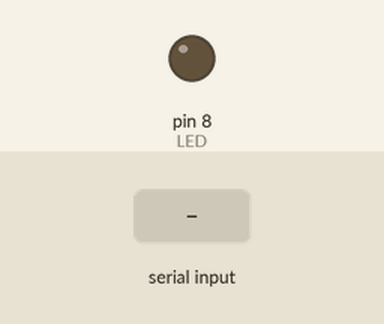
This sketch was run on a simulated Arduino Uno, built with avr-gcc and run on an emulated ATmega328P. Parts: output pins drawn as LEDs (lit = HIGH). The test bench sets the inputs (shaded band).

Above: at 1.2 s.
1.3 s: "H" received over the second serial link
Timing chart, 0 to 4.3 s (numbered marks = the images above; inputs shaded):
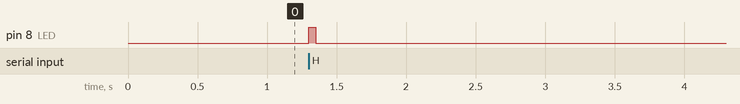

Measured:
- after the input at 1.3 s, pin 8 (LED): LOW → HIGH at once, → LOW 0.05 s later

The sketch:

output_code_joy.ino
```cpp
/* Output-side (LED) Arduino code */
#include "SoftwareSerial.h"
// RX: Arduino pin 2, XBee pin DOUT.  TX:  Arduino pin 3, XBee pin DIN
SoftwareSerial XBee(2, 3);
int LED = 8;

void setup()
{
  // Baud rate MUST match XBee settings (as set in XCTU)
  XBee.begin(9600);
  pinMode(LED, OUTPUT);
}

void loop()
{
  if (XBee.available())
  {
    char c = XBee.read();
    if (c == 'H')
    {
      digitalWrite(LED, HIGH);
      delay(50);
    }
    else if(c == 'L')
    {
      digitalWrite(LED, LOW);
    }

  }
  else
  {
    digitalWrite(LED, LOW);
  }
}
```
